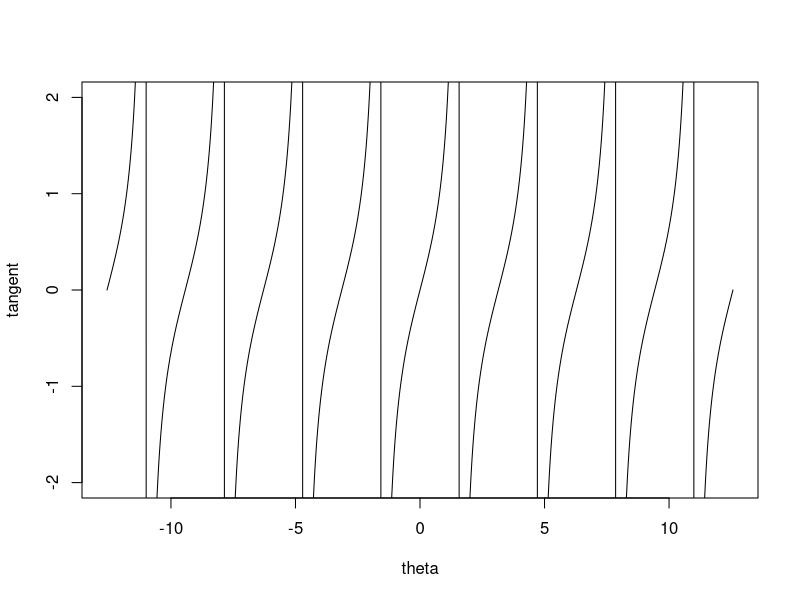

Source code (R):
#---------------------------------------
# 1. Tangent
#---------------------------------------
th.lo = -4*pi
th.hi = 4 * pi
theta = th.lo + (th.hi - th.lo)*(0:1000)/1000

y=tan(theta)

#---------------------------------------
# 2. Draw the pic
#--------------------------------------- 
plot(theta, y , type="l", ylim=c(-2,2), xlab="theta", ylab="tangent")
